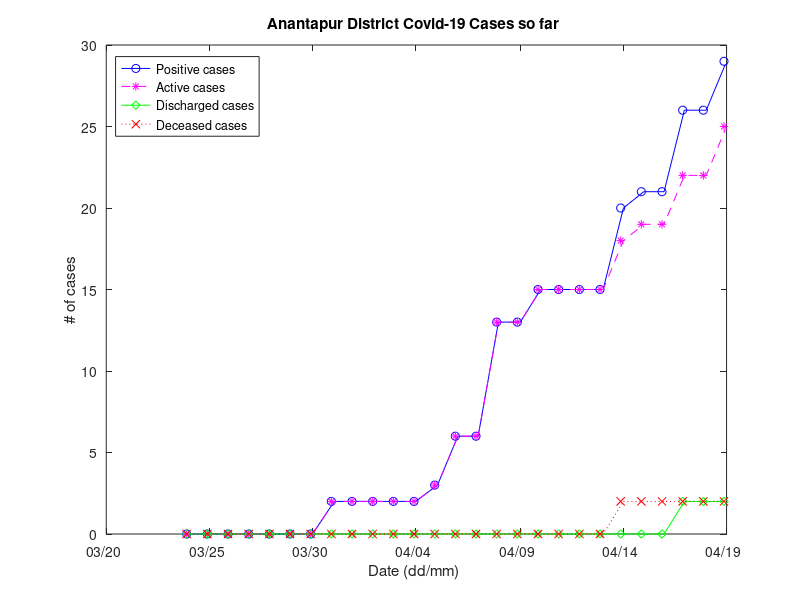

Write MATLAB code to recreate this figure.
% Load the Dates first from a separate file
datestrings = load("dates.dat");
% convert dates into datenum format for plotting
daterecords = datenum(datestrings(:,1),datestrings(:,2),datestrings(:,3));
% Load covid cases district data 
coviddata = load("Anantapur.dat");
% save case types in variables  
TotalPositive = coviddata(:,1);
Active = coviddata(:,2);
Discharged = coviddata(:,3); 
Deceased = coviddata(:,4); 
% Begin Plot 
plot(daterecords, TotalPositive, "b-o");
title ("Anantapur District Covid-19 Cases so far");
datetick ("x", 6, "keepticks");
hold on;
plot(daterecords, Active, "m--*");
hold on;
plot(daterecords, Discharged, 'g-d');
hold on;
plot(daterecords, Deceased, 'r:x');

% Put some labels 
hold on;
% Labels and Legend
xlabel('Date (dd/mm)');
ylabel('# of cases');
% Specified in plot order
h = legend('Positive cases', 'Active cases', 'Discharged cases', 'Deceased cases');
legend (h, "location", "northwest");
% End Plot
% Print Plot to a jpg file 
print -djpg 19-Apr-2020.jpg
hold off;